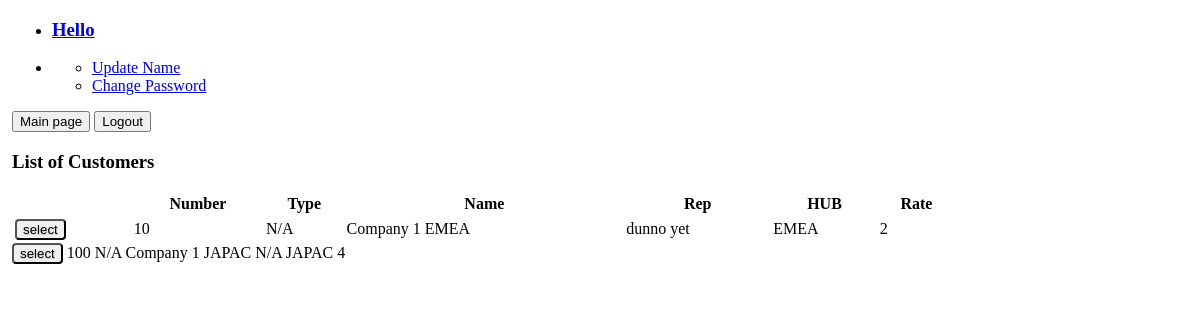
Screenshot of /ha_dist_oop/customerlist.php with the database file from the repository.
### tables this page shows
CREATE TABLE `customer` (
  `number` int(10) UNSIGNED NOT NULL,
  `type` varchar(3) NOT NULL,
  `name` text NOT NULL,
  `representative` text NOT NULL COMMENT 'user representing the entity in the system',
  `hub` varchar(5) NOT NULL COMMENT 'which HUB it belongs to',
  `rate` tinyint(3) UNSIGNED NOT NULL,
  `payment_due` int(10) UNSIGNED NOT NULL COMMENT 'basically, after how many days the payment will be due after invoice date'
);

### ha_dist_oop/classes/db.php (called while the page is built, shortened)
<?php
class DB {
    private static $_instance = null;
    private $_pdo,
            $_query,
            $_error = false,
            $_results,
            $_count = 0;
    private function __construct() {
        try {
            $this->_pdo = new PDO('mysql:host=' . Config::get('mysql/host') . ';dbname=' . Config::get('mysql/db'), Config::get('mysql/username'), Config::get('mysql/password'));
        } catch(PDOException $e) {
            die($e->getMessage());
        }
    }
    public static function getInstance() {
        if(!isset(self::$_instance)) {
            self::$_instance = new DB();
        }
        return self::$_instance;
    }
    public function query($sql, $params = array()) {
        $this->_error = false;
        if($this->_query = $this->_pdo->prepare($sql)) {
            $x = 1;
            if(count($params)) {
                foreach($params as $param) {
                    $this->_query->bindValue($x, $param);
                    $x++;
                }
            }
            if($this->_query->execute()) {
                $this->_results = $this->_query->fetchAll(PDO::FETCH_OBJ);
            } else {
                $this->_error = true;
            }
        }
        return $this;
    }
    public function action($action, $table, $where = array()) {
        if(count($where) === 3) {
            $operators = array('=', '>', '<', '>=', '<=', 'LIKE');
            $field = $where[0];
            $operator = $where[1];
            $value = $where[2];
            if(in_array($operator, $operators)) {
                $sql = "{$action} FROM {$table} WHERE {$field} {$operator} ?";
                if(!$this->query($sql, array($value))->error()) {
                    return $this;
                }
            }
        }
        return false;
    }
    public function get($table, $where) {
        return $this->action('SELECT *', $table, $where);
    }
    public function results() {
        return $this->_results;
    }
    public function error() {
        return $this->_error;
    }
}

### ha_dist_oop/classes/formaction.php (called while the page is built, shortened)
<?php
Class formAction{
    protected   $_db,
                $_orderNr;
    public function __construct(){
        $this->_db = DB::getInstance();
    }
    public function GetAllRecords($table, $where){
        $this->_db->get($table, $where);
        return $this->_db->results();
    }
}
?>

### ha_dist_oop/classes/config.php (called while the page is built)
<?php
class Config {
    public static function get($path = null) {
        if ($path){
            $config = $GLOBALS['config'];
            $path = explode('/', $path);
            foreach($path as $bit) {
                if(isset($config[$bit])) {
                    $config = $config[$bit];
                }
            }
            return $config;
        }
        return false;
    }
}

### ha_dist_oop/customerlist.php (the view, shortened to what this page needs)
<!DOCTYPE html>
<html lang="en" xmlns="http://www.w3.org/1999/xhtml">
<head>
</head>
<body>
<?php
include_once('header.php');
$form = new FormAction();
$items     = $form->GetAllRecords('customer', array('number', '>', '0'));
?>
<h3>List of Customers</h3>
<table width="80%" class="pure-table">
<thead><th></th><th>Number</th><th>Type</th><th>Name</th><th>Rep</th><th>HUB</th><th>Rate</th></thead>
<tr>
<?php
foreach ($items as $item){
     ?>
    <form action="" method="POST" class="pure-form pure-form-aligned">
    <tr>
    <td><input type="submit" name="select" value="select" class="button-secondary pure-button" onClick="return confirm('Customer // <?php echo $item->name ?> // was selected ')"></td>
    <td><?php echo $item->number                                                            ?></td>
    <td><?php if($item->type = " ") echo "N/A"; else echo $item->type                       ?></td>
    <td><?php echo $item->name                                                              ?></td>
    <td><?php if(empty($item->representative)) echo "N/A"; else echo $item->representative  ?></td>
    <td><?php echo $item->hub                                                               ?></td>
    <td><?php echo $item->rate                                                              ?></td>
    </tr>
    </form>
</table>
<?php }
?>
</body>
</html>

### ha_dist_oop/core/mainStyle.css (style rules this page uses)
.button-secondary { border-radius: 4px; text-shadow: 0 1px 1px rgba(0, 0, 0, 0.2); }
body { margin-left: 1%; }

### rows the page displays
customer: number "10", name "Company 1 EMEA", representative "dunno yet", hub "EMEA", rate "2"
customer: number "100", name "Company 1 JAPAC", shows "N/A", hub "JAPAC", rate "4"
